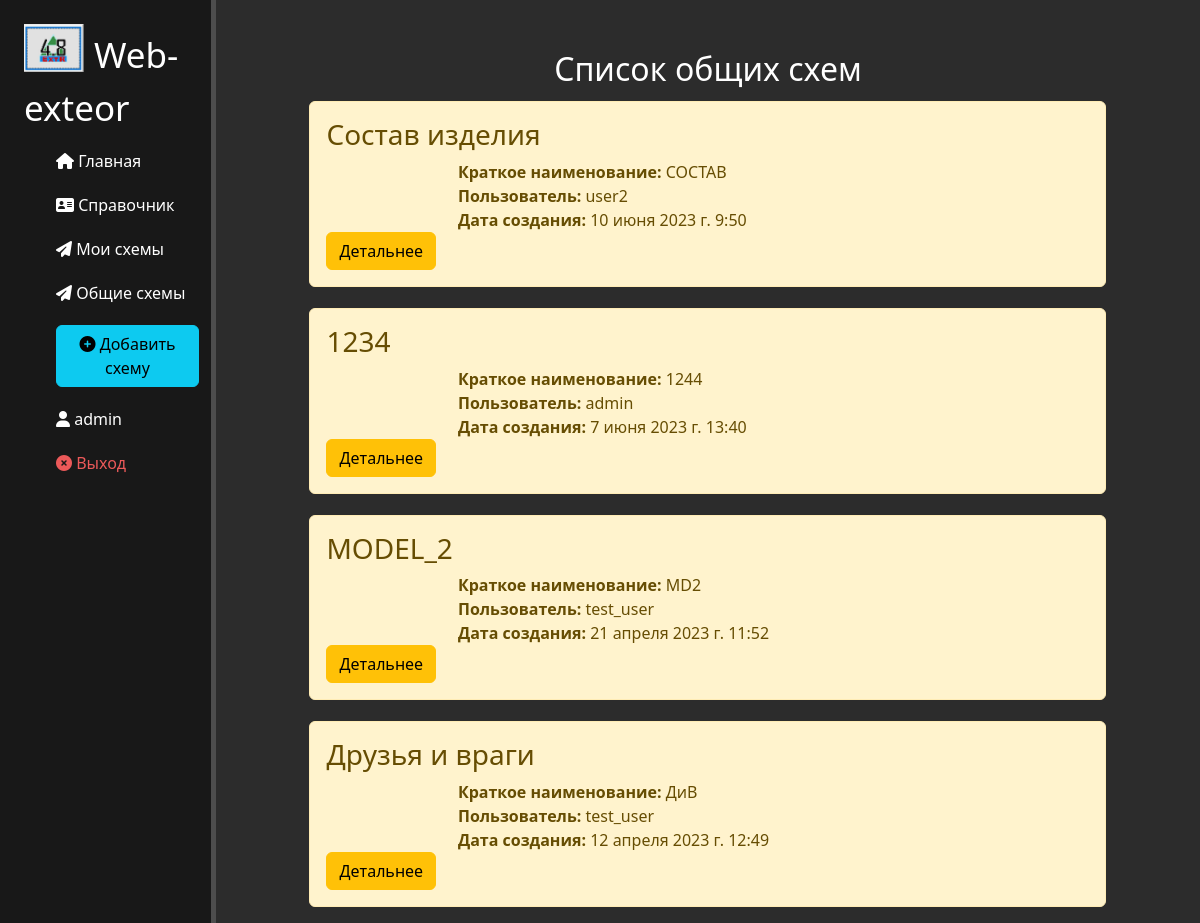
The page /exteor/schemas-common (signed in) on the database its author committed.
### exteor/models.py (models this page shows, shortened)
class Exteors(models.Model):
    name = models.CharField('Пользователь', max_length=50)
    common = models.BooleanField('Общая', default=False)
    schema = models.CharField('Название', max_length=200)
    alias = models.CharField('Краткое название', blank=True, max_length=50)
    date_create = models.DateTimeField('Дата создания', auto_now_add=True)
    date_update = models.DateTimeField('Дата изменения', auto_now=True)
    json_file = models.JSONField('Схема', null=True)
    class Meta:
        verbose_name = 'Схема'
        verbose_name_plural = 'Схемы'
        unique_together = ('name', 'schema')

### exteor/views.py (the view)
# urls.py: path('schemas-common', views.schemas_home_common, name='exteor-schemas-common'),
def schemas_home_common(request):
    schemas = Exteors.objects.filter(common=True).order_by('-date_update', 'schema')
    return render(request, 'exteor/schemas-home-common.html', {'schemas': schemas})

### exteor/templates/exteor/schemas-home-common.html (shortened to what this page needs)
{% extends 'main/layout.html' %}
{% block content %}
    <div class="features">
        <h2>Список общих схем</h1>
        {% if schemas %}
            {% for i in schemas %}
            <div class = "alert alert-warning">
                <h3>{{i.schema}}</h3>
                <p><b>Краткое наименование:</b> {{i.alias}}</p>
                <p><b>Пользователь:</b> {{i.name}}</p>
                <p><b>Дата создания:</b> {{i.date_create}}</p>
                <a href="{% url 'schema-detail-common' i.id %}" class = 'btn btn-warning'>Детальнее</a>
            </div>
            {% endfor %}
        {% else %}
            <p>У вас нет записей!</p>
        {% endif %}
    </div>
{% endblock %}

### main/templates/main/layout.html (shortened to what this page needs)
{% load static %}
<!doctype html>
<html lang="en">
<head>
    <link rel="stylesheet" href="https://cdn.jsdelivr.net/npm/bootstrap@5.2.2/dist/css/bootstrap.min.css">
    <link rel="stylesheet" href="{% static 'main/css/main.css' %}">
    <link rel="stylesheet" href="https://use.fontawesome.com/releases/v6.2.0/css/all.css">
</head>
<body>
    <div class = even_h>
        <aside>
        <img src="{% static 'main/img/ext_logo.png' %}" alt="Logo">
        <span class="logo">Web-exteor</span>
        <ul>
            <a href="{% url 'home' %}"><li><i class="fas fa-home"></i> Главная</li></a>
            <a href="{% url 'directory' %}"><li><i class="fas fa-address-card"></i> Справочник</li></a>
            {% if user.is_authenticated %}
            <a href="{% url 'exteor-schemas' %}"><li><i class="fas fa-paper-plane"></i> Мои схемы </li></a>
            {% endif %}
            <a href="{% url 'exteor-schemas-common' %}"><li><i class="fas fa-paper-plane"></i> Общие схемы </li></a>
            {% if user.is_authenticated %}
                <a href="{% url 'schema-create' %}"><li><button class="btn btn-info"><i class="fas fa-plus-circle"></i> Добавить схему</button></li></a>
                <li><i class="fa-sharp fa-solid fa-user"></i> {{ user.get_username }}</li>
                <li><a href="{% url 'logout'%}?next={{request.path}}"><i class="fa-sharp fa-solid fa-circle-xmark"></i> Выход</a></li>
            {% else %}
                <li><a href="{% url 'login'%}?next={{request.path}}"><i class="fa-sharp fa-solid fa-play"></i> Войти</a></li>
            {% endif %}
        </ul>
        </aside>
        <main>
        {% block content %}
        {% endblock %}
        </main>
    </div>
</body>
</html>

### main/static/main/css/main.css (style rules this page uses)
body { background: #2c2c2c; }
.even_h { display: flex; min-height: 100vh; }
aside { float: left; background: #181818; width: 18%; padding: 2% 1% 2% 2%; color: #fff; border-right: 5px solid #4d4d4d }
aside img { width: 60px; float: left }
aside .logo { font-size: 35px; margin-left:10px; position: relative; top: 5px; }
aside ul { list-style: none; }
aside ul li { color: #fff; display: black; margin-top: 20px; transition: transform .6s ease; }
aside ul li:hover, aside ul a:hover, aside ul a:visited, aside ul a:link { text-decoration: none; color: #eb5959; transform: scale(1.05); }
aside .user ul li:hover, aside ul a:hover, aside ul a:visited, aside ul a:link { text-decoration: none; color: #eb5959; transform: scale(1.05); }
main { width: 82%; }
main .features { float: left; color: #fff; margin-top: 50px; text-align: center; width: 90%; margin-left: 5%; }
main .features p { max-width: 500px; margin: 0px auto }
.alert-warning { float: left; clear: both; width: 90%; margin-left: 5%; margin-top: 5px; text-align: left; }

### rows shown on the page
Exteors: schema "Состав изделия", alias "СОСТАВ", name "user2", date_create "10 июня 2023 г. 9:50"
Exteors: schema "1234", alias "1244", name "admin", date_create "7 июня 2023 г. 13:40"
Exteors: schema "MODEL_2", alias "MD2", name "test_user", date_create "21 апреля 2023 г. 11:52"
Exteors: schema "Друзья и враги", alias "ДиВ", name "test_user", date_create "12 апреля 2023 г. 12:49"

### other values the page prints
{{ user.get_username }} "admin"
